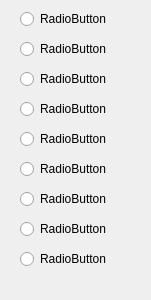
<?xml version="1.0" encoding="UTF-8"?>
<ui version="4.0">
 <class>annus</class>
 <widget class="QWidget" name="annus">
  <property name="geometry">
   <rect>
    <x>0</x>
    <y>0</y>
    <width>151</width>
    <height>300</height>
   </rect>
  </property>
  <property name="windowTitle">
   <string>Form</string>
  </property>
  <widget class="QRadioButton" name="radioButton">
   <property name="geometry">
    <rect>
     <x>20</x>
     <y>10</y>
     <width>91</width>
     <height>18</height>
    </rect>
   </property>
   <property name="text">
    <string>RadioButton</string>
   </property>
   <property name="autoExclusive">
    <bool>true</bool>
   </property>
  </widget>
  <widget class="QRadioButton" name="radioButton_2">
   <property name="geometry">
    <rect>
     <x>20</x>
     <y>40</y>
     <width>91</width>
     <height>18</height>
    </rect>
   </property>
   <property name="text">
    <string>RadioButton</string>
   </property>
   <property name="autoExclusive">
    <bool>true</bool>
   </property>
  </widget>
  <widget class="QRadioButton" name="radioButton_3">
   <property name="geometry">
    <rect>
     <x>20</x>
     <y>70</y>
     <width>91</width>
     <height>18</height>
    </rect>
   </property>
   <property name="text">
    <string>RadioButton</string>
   </property>
   <property name="autoExclusive">
    <bool>true</bool>
   </property>
  </widget>
  <widget class="QRadioButton" name="radioButton_4">
   <property name="geometry">
    <rect>
     <x>20</x>
     <y>100</y>
     <width>91</width>
     <height>18</height>
    </rect>
   </property>
   <property name="text">
    <string>RadioButton</string>
   </property>
   <property name="autoExclusive">
    <bool>true</bool>
   </property>
  </widget>
  <widget class="QRadioButton" name="radioButton_5">
   <property name="geometry">
    <rect>
     <x>20</x>
     <y>130</y>
     <width>91</width>
     <height>18</height>
    </rect>
   </property>
   <property name="text">
    <string>RadioButton</string>
   </property>
   <property name="autoExclusive">
    <bool>true</bool>
   </property>
  </widget>
  <widget class="QRadioButton" name="radioButton_6">
   <property name="geometry">
    <rect>
     <x>20</x>
     <y>160</y>
     <width>91</width>
     <height>18</height>
    </rect>
   </property>
   <property name="text">
    <string>RadioButton</string>
   </property>
   <property name="autoExclusive">
    <bool>true</bool>
   </property>
  </widget>
  <widget class="QRadioButton" name="radioButton_7">
   <property name="geometry">
    <rect>
     <x>20</x>
     <y>190</y>
     <width>91</width>
     <height>18</height>
    </rect>
   </property>
   <property name="text">
    <string>RadioButton</string>
   </property>
   <property name="autoExclusive">
    <bool>true</bool>
   </property>
  </widget>
  <widget class="QRadioButton" name="radioButton_8">
   <property name="geometry">
    <rect>
     <x>20</x>
     <y>220</y>
     <width>91</width>
     <height>18</height>
    </rect>
   </property>
   <property name="text">
    <string>RadioButton</string>
   </property>
   <property name="autoExclusive">
    <bool>true</bool>
   </property>
  </widget>
  <widget class="QRadioButton" name="radioButton_9">
   <property name="geometry">
    <rect>
     <x>20</x>
     <y>250</y>
     <width>91</width>
     <height>18</height>
    </rect>
   </property>
   <property name="text">
    <string>RadioButton</string>
   </property>
   <property name="autoExclusive">
    <bool>true</bool>
   </property>
  </widget>
 </widget>
 <resources/>
 <connections/>
</ui>
